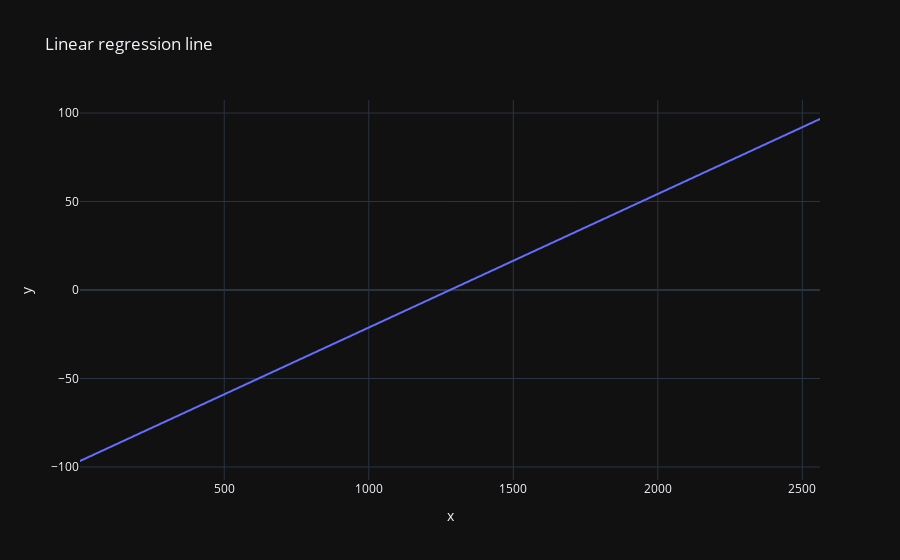
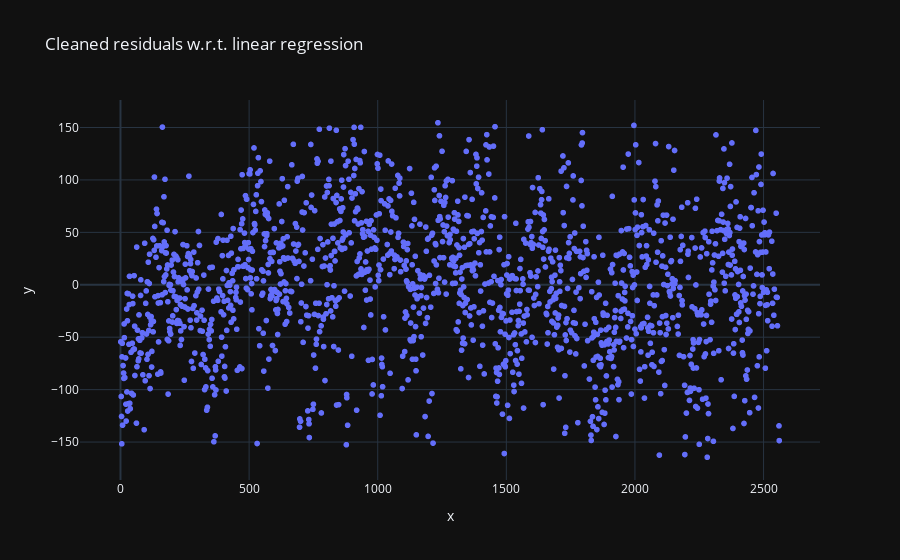

Notebook cell for these charts, in order:
### Markdown cell above
We now have two separate compenents: the simple linear regression w.r.t. OICD, and some noisy-looking periodic components.

### Code cell
px.line(x=clean_x, y=clean_predicted_y, title="Linear regression line").show()
px.scatter(x=clean_x, y=clean_residuals, title="Cleaned residuals w.r.t. linear regression").show()

regular_x = np.arange(clean_x.min(),clean_x.max()+1,1)

f = interp1d(clean_x, clean_residuals, kind='linear')
regular_y = f(regular_x)

regular_line = interp1d(clean_x, clean_predicted_y, kind='linear')
regular_y_line = f(regular_x)

px.line(x=regular_x, y=regular_y_line, title="Periodic function regression").show()

# Plot the interpolated samples
px.line(df, x=regular_x, y=regular_y, title="Interpolated samples").show()

### Figure 1 — Plotly figure (JSON) as saved in the notebook; plotly's stock layout.template omitted (floating-point values rounded to 4 significant figures; data arrays with more than 128 entries replaced by an {"elided": "..."} marker saying what was removed)
{"data": [{"hovertemplate": "x=%{x}<br>y=%{y}<extra></extra>", "legendgroup": "", "line": {"color": "#636efa", "dash": "solid"}, "marker": {"symbol": "circle"}, "mode": "lines", "name": "", "showlegend": false, "x": {"elided": "1570 int values"}, "xaxis": "x", "y": {"elided": "1570 float values"}, "yaxis": "y", "type": "scattergl"}], "layout": {"xaxis": {"anchor": "y", "domain": [0.0, 1.0], "title": {"text": "x"}}, "yaxis": {"anchor": "x", "domain": [0.0, 1.0], "title": {"text": "y"}}, "legend": {"tracegroupgap": 0}, "title": {"text": "Linear regression line"}}}

### Figure 2 — Plotly figure (JSON) as saved in the notebook; plotly's stock layout.template omitted (floating-point values rounded to 4 significant figures; data arrays with more than 128 entries replaced by an {"elided": "..."} marker saying what was removed)
{"data": [{"hovertemplate": "x=%{x}<br>y=%{y}<extra></extra>", "legendgroup": "", "marker": {"color": "#636efa", "symbol": "circle"}, "mode": "markers", "name": "", "showlegend": false, "x": {"elided": "1570 int values"}, "xaxis": "x", "y": {"elided": "1570 float values"}, "yaxis": "y", "type": "scattergl"}], "layout": {"xaxis": {"anchor": "y", "domain": [0.0, 1.0], "title": {"text": "x"}}, "yaxis": {"anchor": "x", "domain": [0.0, 1.0], "title": {"text": "y"}}, "legend": {"tracegroupgap": 0}, "title": {"text": "Cleaned residuals w.r.t. linear regression"}}}
